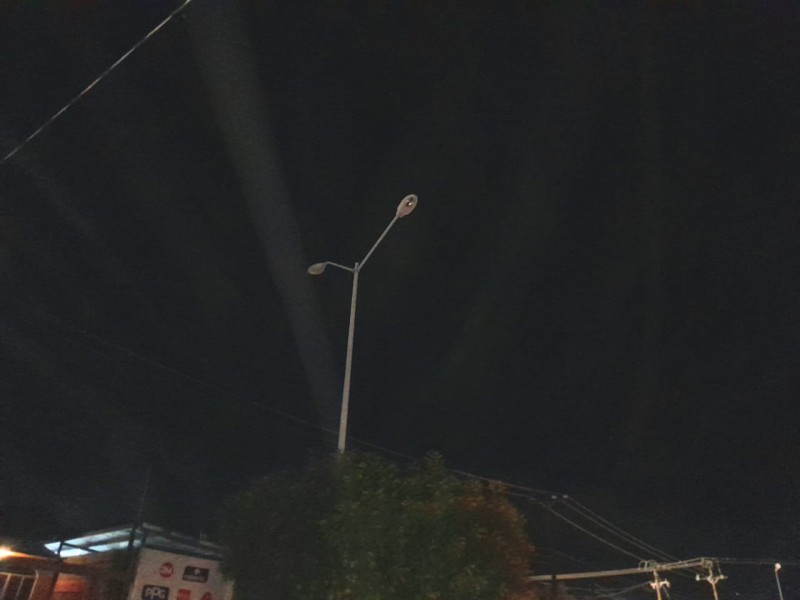
#> input picture python-ai-service/reference_images/alumbrado_ejemplo.jpg, 800 x 600 px
$ python -i image_analyzer.py   (imports and definitions only)   (older library calls are emulated)
#> lines starting #> are read from the running program, lines starting #| are printed output that depends on the picture; after the words box and inside, x2 and y2 are one past the last pixel; in counts of white or black regions, pixels touching at a corner belong together
import cv2
import numpy as np
from typing import Dict, List

class ImageAnalyzer:
    """
    Versión mejorada con detección más precisa para todas las categorías
    """

    def __init__(self):
        self.debug_mode = False  # Cambiar a True para ver imágenes intermedias

    def analyze_image(self, image_path: str) -> Dict:
        """Analiza la imagen con métodos mejorados"""
        img = cv2.imread(image_path)
#> img is the input picture: shape (600, 800, 3); mean B, G, R 35.6, 34.8, 34.3
        if img is None:
            return {"error": "No se pudo leer la imagen"}

        # Preprocesamiento común
        gray = cv2.cvtColor(img, cv2.COLOR_BGR2GRAY)
        hsv = cv2.cvtColor(img, cv2.COLOR_BGR2HSV)
#> hsv: shape (600, 800, 3); mean H, S, V 90.7, 30.6, 37.6

        features = {
            "ground_defects": self._detect_ground_defects_v2(img, gray),
            "scattered_objects": self._detect_scattered_objects_v2(img, hsv),
            "dark_regions": self._detect_dark_regions_v2(img, gray),
            "sidewalk_cracks": self._detect_sidewalk_cracks_v2(img, gray),
            "tilted_lines": self._detect_tilted_structures_v2(img, gray),
            "multiple_holes": self._detect_multiple_holes(img, gray),  # NUEVO
            "traffic_light": self._detect_traffic_light_v2(img, hsv),  # MEJORADO
            "water_leak": self._detect_water_leak_v2(img, hsv),  # MEJORADO
            "fallen_tree": self._detect_fallen_tree_v2(img, hsv, gray),  # MEJORADO
        }

        return features

    # ════════════════════════════════════════════════════════════════════
    # CATEGORÍA 1: BACHES (ya funciona bien, ligera mejora)
    # ════════════════════════════════════════════════════════════════════

    def _detect_ground_defects_v2(self, img, gray) -> Dict:
        """Detecta BACHES INDIVIDUALES en la pista"""
        height, width = img.shape[:2]

        # Región inferior (donde está el suelo)
        ground_region = gray[int(height * 0.4):, :]

        # Mejorar contraste
        clahe = cv2.createCLAHE(clipLimit=2.0, tileGridSize=(8,8))
        enhanced = clahe.apply(ground_region)

        # Detectar huecos oscuros
        _, thresh = cv2.threshold(enhanced, 60, 255, cv2.THRESH_BINARY_INV)
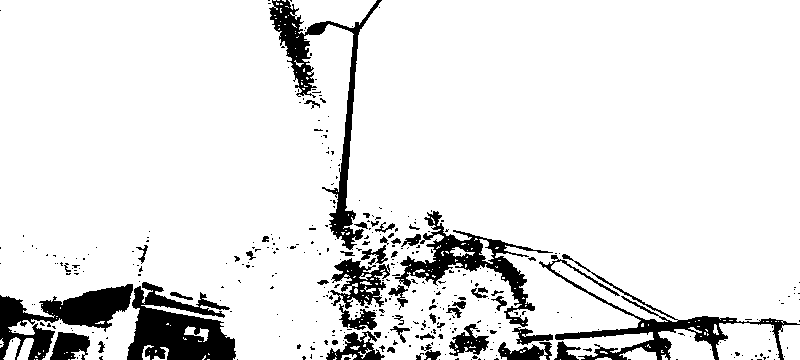
#> thresh: shape (360, 800); 89.6% white; 372 black regions (316 under 20 px), largest, box (x1, y1, x2, y2) and area: (127, 282, 236, 360) 5129, (269, 0, 382, 250) 4209, (0, 284, 133, 360) 4177

        # Limpiar ruido
        kernel = cv2.getStructuringElement(cv2.MORPH_ELLIPSE, (5,5))
        cleaned = cv2.morphologyEx(thresh, cv2.MORPH_CLOSE, kernel)
#> cleaned: shape (360, 800); 92.6% white; 84 black regions (20 under 20 px)

        contours, _ = cv2.findContours(cleaned, cv2.RETR_EXTERNAL, cv2.CHAIN_APPROX_SIMPLE)
#> contours = 16 contours, 13 with area under 20; largest, box (x1, y1, x2, y2) and area: (0, 0, 800, 360) 276417, (183, 326, 209, 342) 150, (142, 345, 169, 360) 126

        # Filtrar por tamaño y forma
        holes = []
        for cnt in contours:
            area = cv2.contourArea(cnt)
            if 1500 < area < 50000:  # Tamaño razonable
                # Verificar que sea circular/irregular (no rectangular)
                perimeter = cv2.arcLength(cnt, True)
                circularity = 4 * np.pi * area / (perimeter * perimeter + 1e-5)

                if circularity > 0.3:  # No es una línea recta
                    holes.append({"area": area, "circularity": circularity})
#> this loop made 16 passes
#> area on passes 9, 12, 16: 126, 149.5, 276417
#> after the loop, holes = []

        # ✅ Detectar BACHE: 1-3 huecos moderados
        is_pothole = 1 <= len(holes) <= 3
#> is_pothole = False
#> in _detect_scattered_objects_v2, `color_ranges = [ ([0, 100, 100], [10, 255, 255]),`: color_ranges = [([0, 100, 100], [10, 255, 255]), ([40, 100, 100], [80, 255, 255]), ([20, 100, 100], [30, 255, 255])]
#> the loop in _detect_scattered_objects_v2, `for (lower, upper) in color_ranges:` made 3 passes
#> after the loop in _detect_scattered_objects_v2, `for (lower, upper) in color_ranges:`: total_colored = 681
#> in _detect_scattered_objects_v2, `ratio = total_colored / (img.shape[0] * img.shape[1])`: ratio = 0.00142
#> in _detect_scattered_objects_v2, `detected = ratio > 0.02`: detected = False
#> in _detect_dark_regions_v2, `avg_brightness = np.mean(gray)`: avg_brightness = 34.69
#> in _detect_dark_regions_v2, `dark_ratio = np.sum(gray < 50) / gray.size`: dark_ratio = 0.959
#> in _detect_dark_regions_v2, `detected = avg_brightness < 90 and dark_ratio > 0.25`: detected = True
#> in _detect_sidewalk_cracks_v2, `height, width = gray.shape`: height = 600; width = 800
#> in _detect_sidewalk_cracks_v2, `roi_right = gray[int(height*0.6):, int(width*0.7):]`:
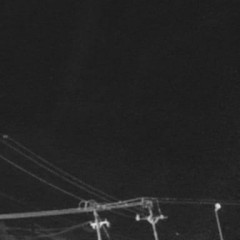
#> roi_right: shape (240, 240); min 26, max 222, mean 36
#> the loop in _detect_sidewalk_cracks_v2, `for roi in [roi_left, roi_right]:` made 2 passes
#> pass 1, in _detect_sidewalk_cracks_v2, `enhanced = cv2.equalizeHist(roi)`:
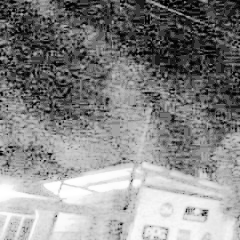
#> enhanced: shape (240, 240); min 0, max 255, mean 135.5
#> pass 1, in _detect_sidewalk_cracks_v2, `edges = cv2.Canny(enhanced, 10, 50)`:
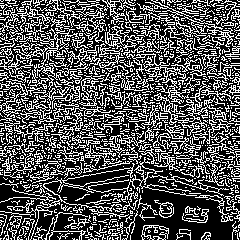
#> edges: shape (240, 240); 33.4% white in thin lines or dots
#> after the loop in _detect_sidewalk_cracks_v2, `for roi in [roi_left, roi_right]:`: total_cracks = 39755
#> in _detect_sidewalk_cracks_v2, `detected = total_cracks > (height * width * 0.3)`: detected = False

        return {
            "detected": is_pothole,
            "hole_count": len(holes),
            "total_area": sum(h["area"] for h in holes),
            "avg_circularity": np.mean([h["circularity"] for h in holes]) if holes else 0,
            "confidence": min(len(holes) / 3.0, 0.9) if is_pothole else 0.0,
            "hint": "BACHES (1-3 huecos aislados en pista)" if is_pothole else None
        }

    # ════════════════════════════════════════════════════════════════════
    # CATEGORÍA 4: PISTAS CON HUECOS (NUEVA - separada de BACHES)
    # ════════════════════════════════════════════════════════════════════

    def _detect_multiple_holes(self, img, gray) -> Dict:
        """Detecta MÚLTIPLES HUECOS distribuidos (no baches aislados)"""
        height, width = img.shape[:2]

        # Analizar toda la imagen, no solo abajo
        clahe = cv2.createCLAHE(clipLimit=3.0, tileGridSize=(8,8))
        enhanced = clahe.apply(gray)

        # Detectar huecos
        _, thresh = cv2.threshold(enhanced, 55, 255, cv2.THRESH_BINARY_INV)

        kernel = cv2.getStructuringElement(cv2.MORPH_ELLIPSE, (7,7))
        cleaned = cv2.morphologyEx(thresh, cv2.MORPH_CLOSE, kernel)

        contours, _ = cv2.findContours(cleaned, cv2.RETR_EXTERNAL, cv2.CHAIN_APPROX_SIMPLE)

        # Buscar MUCHOS huecos pequeños/medianos
        holes = []
        for cnt in contours:
            area = cv2.contourArea(cnt)
            if 800 < area < 30000:  # Más pequeños que baches
                holes.append(area)

        # ✅ Detectar PISTAS CON HUECOS: 4+ huecos distribuidos
        is_multiple = len(holes) >= 4

        # Verificar distribución espacial
        if is_multiple and len(contours) >= 4:
            # Calcular centros de los huecos
            centers = []
            for cnt in contours[:10]:  # Primeros 10
                M = cv2.moments(cnt)
                if M["m00"] != 0:
                    cx = int(M["m10"] / M["m00"])
                    cy = int(M["m01"] / M["m00"])
                    centers.append((cx, cy))

            # Calcular dispersión
            if len(centers) >= 4:
                centers_array = np.array(centers)
                std_x = np.std(centers_array[:, 0])
                std_y = np.std(centers_array[:, 1])

                # Si están muy dispersos → PISTAS CON HUECOS
                is_distributed = std_x > width * 0.15 or std_y > height * 0.15
            else:
                is_distributed = False
        else:
            is_distributed = False

        confidence = min(len(holes) / 8.0, 0.85) if is_multiple and is_distributed else 0.0

        return {
            "detected": is_multiple and is_distributed,
            "hole_count": len(holes),
            "total_area": sum(holes),
            "distributed": is_distributed,
            "confidence": confidence,
            "hint": f"PISTAS CON HUECOS ({len(holes)} huecos distribuidos)" if is_multiple else None
        }

    # ════════════════════════════════════════════════════════════════════
    # CATEGORÍA 2: POSTE CAÍDO (MEJORADO - distinguir de árbol)
    # ════════════════════════════════════════════════════════════════════

    def _detect_tilted_structures_v2(self, img, gray) -> Dict:
        """Detecta POSTES caídos (metal/concreto, no orgánico)"""

        # 1. Detectar líneas largas
        edges = cv2.Canny(gray, 30, 100, apertureSize=3)
#> edges: shape (600, 800); 1.3% white in thin lines or dots
        lines = cv2.HoughLinesP(edges, 1, np.pi/180, 60, minLineLength=120, maxLineGap=20)
#> lines = [[13, 154, 190, 0], [9, 154, 186, 0], [338, 448, 355, 262], [530, 580, 655, 572], [521, 577, 728, 559], [638, 559, 779, 564], [344, 450, 358, 263], [593, 522, 715, 587], [508, 483, 656, 572], [579, 513, 725, 578], [1, 558, 161, 536], [4, 159, 184, 3]]

        tilted_lines = []
        if lines is not None:
            for line in lines:
                x1, y1, x2, y2 = line[0]
                length = np.sqrt((x2-x1)**2 + (y2-y1)**2)

                if x2 - x1 == 0:
                    angle = 90
                else:
                    angle = abs(np.degrees(np.arctan((y2 - y1) / (x2 - x1))))

                # Líneas diagonales (no perfectamente verticales ni horizontales)
                if 25 <= angle <= 75 and length > 100:
                    tilted_lines.append({"angle": angle, "length": length})
#> this loop made 12 passes
#> (x1, y1, x2, y2, length, angle) on passes 1 to 8: (13, 154, 190, 0, 234.6, 41.03), (9, 154, 186, 0, 234.6, 41.03), (338, 448, 355, 262, 186.8, 84.78), (530, 580, 655, 572, 125.3, 3.66), (521, 577, 728, 559, 207.8, 4.97), (638, 559, 779, 564, 141.1, 2.03), (344, 450, 358, 263, 187.5, 85.72), (593, 522, 715, 587, 138.2, 28.05)
#> after the loop, tilted_lines = 5 items

        has_tilted = len(tilted_lines) >= 3
#> has_tilted = True

        if not has_tilted:
            return {"detected": False, "confidence": 0.0, "hint": None}

        # 2. Verificar que NO sea orgánico (diferencia con árbol)
        hsv = cv2.cvtColor(img, cv2.COLOR_BGR2HSV)

        # Máscara de colores orgánicos (verde/marrón)
        brown_mask = cv2.inRange(hsv, np.array([8, 40, 20]), np.array([25, 255, 200]))
#> brown_mask: shape (600, 800); 3.5% white; 71 white regions (50 under 20 px), largest, box (x1, y1, x2, y2) and area: (456, 480, 729, 600) 8880, (0, 538, 235, 600) 6613, (397, 196, 418, 221) 278
        green_mask = cv2.inRange(hsv, np.array([30, 30, 30]), np.array([90, 255, 255]))
#> green_mask: shape (600, 800); 5.9% white; 228 white regions (172 under 20 px), largest, box (x1, y1, x2, y2) and area: (220, 449, 506, 600) 24676, (226, 128, 253, 168) 540, (615, 534, 640, 550) 186
        organic_mask = cv2.bitwise_or(brown_mask, green_mask)
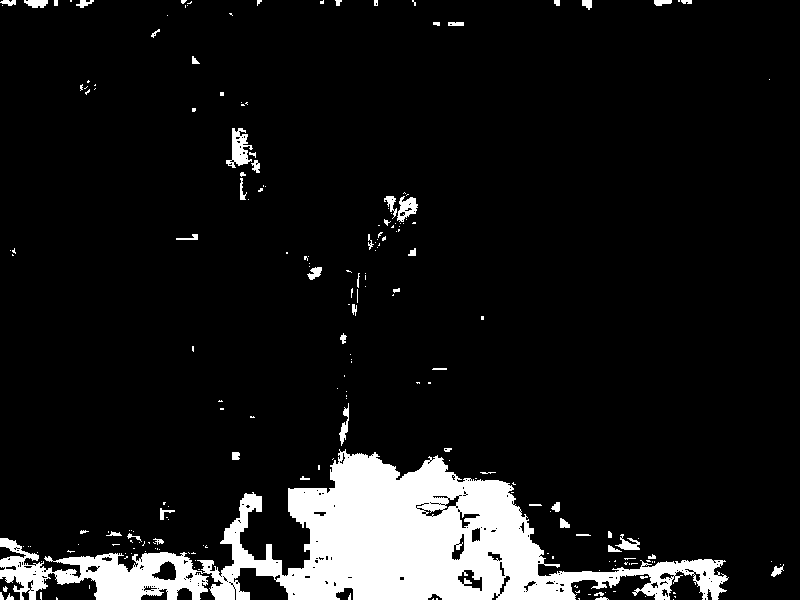
#> organic_mask: shape (600, 800); 9.4% white; 212 white regions (156 under 20 px), largest, box (x1, y1, x2, y2) and area: (0, 449, 729, 600) 41125, (226, 128, 253, 168) 540, (397, 196, 418, 222) 303

        organic_ratio = np.sum(organic_mask > 0) / organic_mask.size
#> organic_ratio = 0.0945

        # ✅ Es POSTE si: tiene líneas diagonales PERO poca vegetación
        is_pole = has_tilted and organic_ratio < 0.20  # Clave: < 20% orgánico
#> is_pole = True

        confidence = 0.0
        if is_pole:
            avg_angle = np.mean([l["angle"] for l in tilted_lines])
#> avg_angle = 36.41
            confidence = min(len(tilted_lines) / 10.0, 0.75)
#> confidence = 0.5
#> in _detect_multiple_holes, `height, width = img.shape[:2]`: height = 600; width = 800
#> in _detect_multiple_holes, `cleaned = cv2.morphologyEx(thresh, cv2.MORPH_CLOSE, kernel)`:
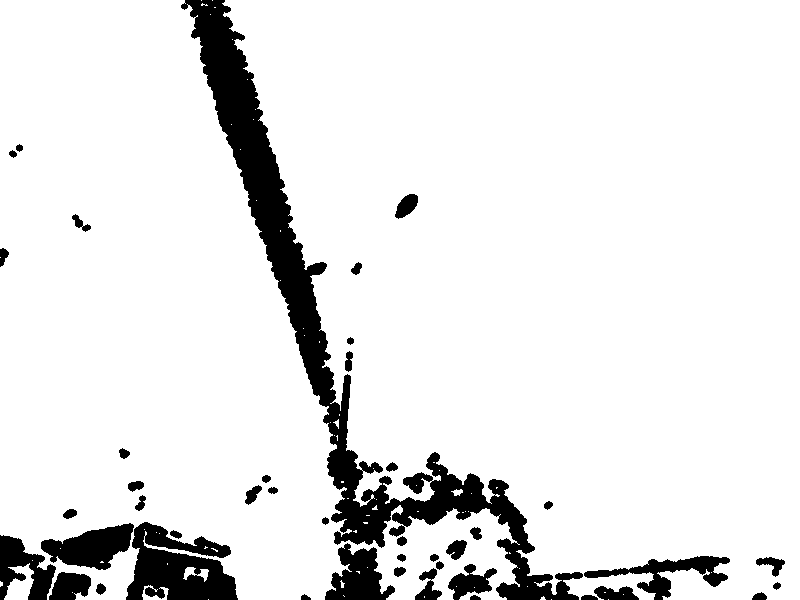
#> cleaned: shape (600, 800); 90.3% white; 43 black regions
#> in _detect_multiple_holes, `contours, _ = cv2.findContours(cleaned, cv2.RETR_EXTERNAL, cv2.CHAIN_A..`: contours = 70 contours, 64 with area under 20; largest, box (x1, y1, x2, y2) and area: (222, 0, 800, 600) 270297, (0, 0, 520, 600) 164602, (4, 563, 34, 600) 576, (183, 567, 209, 582) 136, (142, 585, 169, 600) 110, (451, 489, 463, 496) 36
#> the loop in _detect_multiple_holes, `for cnt in contours:` made 70 passes
#> area on passes 13, 20, 22, 41: 110, 135.5, 576.5, 36.5
#> after the loop in _detect_multiple_holes, `for cnt in contours:`: holes = []
#> in _detect_multiple_holes, `is_multiple = len(holes) >= 4`: is_multiple = False
#> in _detect_multiple_holes, `confidence = min(len(holes) / 8.0, 0.85) if is_multiple and is_distrib..`: confidence = 0

            # Bonus si el ángulo es muy diagonal (45-60°)
            if 40 <= avg_angle <= 60:
                confidence = min(confidence + 0.15, 0.85)

        return {
            "detected": is_pole,
            "tilted_count": len(tilted_lines),
            "organic_ratio": float(organic_ratio),
            "avg_angle": float(np.mean([l["angle"] for l in tilted_lines])) if tilted_lines else 0,
            "confidence": confidence,
            "hint": "POSTE CAÍDO (estructura metálica/concreto inclinada)" if is_pole else None
        }

    # ════════════════════════════════════════════════════════════════════
    # CATEGORÍA 5: SEMÁFORO MALOGRADO (MEJORADO)
    # ════════════════════════════════════════════════════════════════════

    def _detect_traffic_light_v2(self, img, hsv) -> Dict:
        """Detecta SEMÁFOROS (estructura vertical con 3 luces RGB)"""

        height, width = img.shape[:2]
#> height = 600; width = 800

        # 1. Buscar colores de semáforo (rojo, amarillo, verde)
        red_mask1 = cv2.inRange(hsv, np.array([0, 120, 120]), np.array([10, 255, 255]))
#> red_mask1: shape (600, 800); 0.07% white; 3 white regions (1 under 20 px), largest, box (x1, y1, x2, y2) and area: (54, 576, 79, 592) 269, (16, 554, 28, 558) 28
        red_mask2 = cv2.inRange(hsv, np.array([170, 120, 120]), np.array([180, 255, 255]))
        red_mask = cv2.bitwise_or(red_mask1, red_mask2)

        yellow_mask = cv2.inRange(hsv, np.array([15, 150, 150]), np.array([35, 255, 255]))
#> yellow_mask: shape (600, 800); 0% white in thin lines or dots, all inside (x1, y1, x2, y2) = (15, 554, 19, 556)
        green_mask = cv2.inRange(hsv, np.array([40, 80, 80]), np.array([85, 255, 255]))

        # 2. Contar cuántos colores están presentes
        colors_present = []
        if np.sum(red_mask > 0) > 200:
            colors_present.append("red")
        if np.sum(yellow_mask > 0) > 200:
            colors_present.append("yellow")
        if np.sum(green_mask > 0) > 200:
            colors_present.append("green")

        # 3. Buscar estructura vertical
        combined_mask = cv2.bitwise_or(red_mask, cv2.bitwise_or(yellow_mask, green_mask))
#> combined_mask: shape (600, 800); 0.07% white; 3 white regions (1 under 20 px)
        contours, _ = cv2.findContours(combined_mask, cv2.RETR_EXTERNAL, cv2.CHAIN_APPROX_SIMPLE)
#> contours = 3 contours, 2 with area under 20; largest, box (x1, y1, x2, y2) and area: (54, 576, 79, 592) 235

        vertical_structures = 0
        for cnt in contours:
            x, y, w, h = cv2.boundingRect(cnt)
            aspect_ratio = h / (w + 1e-5)

            # Características de semáforo: alto y delgado, en parte superior
            if aspect_ratio > 1.5 and h > 60 and y < height * 0.6:
                vertical_structures += 1
#> this loop made 3 passes
#> (x, y, w, h, aspect_ratio) on passes 1 to 3: (54, 576, 25, 16, 0.64), (5, 556, 9, 4, 0.444), (15, 554, 13, 4, 0.308)
#> after the loop, vertical_structures = 0

        # ✅ Es SEMÁFORO si: tiene 2+ colores Y estructura vertical
        is_traffic_light = len(colors_present) >= 2 and vertical_structures > 0
#> is_traffic_light = False

        confidence = 0.0
        if is_traffic_light:
            confidence = min((len(colors_present) / 3.0) * 0.5 +
                           (vertical_structures / 2.0) * 0.5, 0.80)

        return {
            "detected": is_traffic_light,
            "colors_present": colors_present,
            "vertical_structures": vertical_structures,
            "confidence": confidence,
            "hint": f"SEMÁFORO ({len(colors_present)} colores, estructura vertical)" if is_traffic_light else None
        }

    # ════════════════════════════════════════════════════════════════════
    # CATEGORÍA 6: FUGA DE AGUA (MEJORADO)
    # ════════════════════════════════════════════════════════════════════

    def _detect_water_leak_v2(self, img, hsv) -> Dict:
        """Detecta FUGAS DE AGUA (charcos extensos + movimiento/brillo)"""

        gray = cv2.cvtColor(img, cv2.COLOR_BGR2GRAY)
        height, width = gray.shape

        # 1. Detectar agua por brillo especular (reflejos intensos)
        _, bright_mask = cv2.threshold(gray, 200, 255, cv2.THRESH_BINARY)
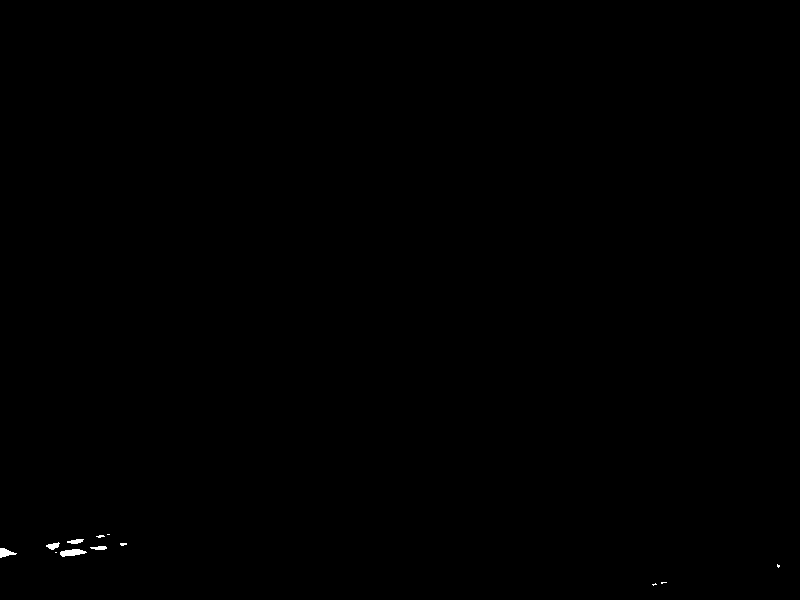
#> bright_mask: shape (600, 800); 0.1% white; 12 white regions (7 under 20 px), largest, box (x1, y1, x2, y2) and area: (60, 549, 87, 557) 140, (0, 548, 17, 558) 96, (46, 542, 60, 550) 64, (67, 539, 84, 544) 57, (90, 546, 107, 550) 51

        # 2. Detectar agua por baja saturación (agua es grisácea)
        _, saturation, _ = cv2.split(hsv)
        low_sat_mask = cv2.inRange(saturation, 0, 60)
#> low_sat_mask: shape (600, 800); 93.5% white; 136 black regions (116 under 20 px), largest, box (x1, y1, x2, y2) and area: (316, 463, 685, 600) 21178, (0, 539, 236, 600) 8013, (688, 560, 726, 600) 548
#> (the rest of the program and of its run is left out)
